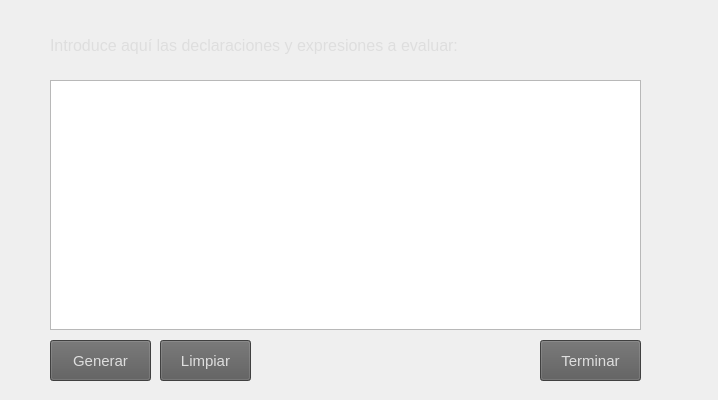
<?xml version="1.0" encoding="UTF-8"?>
<ui version="4.0">
 <class>generarArchivo</class>
 <widget class="QWidget" name="generarArchivo">
  <property name="geometry">
   <rect>
    <x>0</x>
    <y>0</y>
    <width>718</width>
    <height>400</height>
   </rect>
  </property>
  <property name="windowTitle">
   <string>Generar Archivo</string>
  </property>
  <widget class="QPlainTextEdit" name="textoAnalizado">
   <property name="geometry">
    <rect>
     <x>50</x>
     <y>80</y>
     <width>591</width>
     <height>250</height>
    </rect>
   </property>
   <property name="font">
    <font>
     <family>Segoe UI</family>
     <pointsize>13</pointsize>
    </font>
   </property>
   <property name="styleSheet">
    <string notr="true">color: rgb(214, 149, 66);</string>
   </property>
  </widget>
  <widget class="QPushButton" name="btnLimpiar">
   <property name="geometry">
    <rect>
     <x>160</x>
     <y>340</y>
     <width>91</width>
     <height>41</height>
    </rect>
   </property>
   <property name="font">
    <font>
     <family>Segoe UI</family>
     <pointsize>11</pointsize>
    </font>
   </property>
   <property name="cursor">
    <cursorShape>PointingHandCursor</cursorShape>
   </property>
   <property name="styleSheet">
    <string notr="true">color: #dedede; background-color: #5a5a5a;</string>
   </property>
   <property name="text">
    <string>Limpiar</string>
   </property>
  </widget>
  <widget class="QPushButton" name="btnCancelar">
   <property name="geometry">
    <rect>
     <x>540</x>
     <y>340</y>
     <width>101</width>
     <height>41</height>
    </rect>
   </property>
   <property name="font">
    <font>
     <family>Segoe UI</family>
     <pointsize>11</pointsize>
    </font>
   </property>
   <property name="cursor">
    <cursorShape>PointingHandCursor</cursorShape>
   </property>
   <property name="styleSheet">
    <string notr="true">color: #dedede; background-color: #5a5a5a;</string>
   </property>
   <property name="text">
    <string>Terminar</string>
   </property>
  </widget>
  <widget class="QPushButton" name="btnGenerar">
   <property name="geometry">
    <rect>
     <x>50</x>
     <y>340</y>
     <width>101</width>
     <height>41</height>
    </rect>
   </property>
   <property name="font">
    <font>
     <family>Segoe UI</family>
     <pointsize>11</pointsize>
    </font>
   </property>
   <property name="cursor">
    <cursorShape>PointingHandCursor</cursorShape>
   </property>
   <property name="styleSheet">
    <string notr="true">color: #dedede; background-color: #5a5a5a;</string>
   </property>
   <property name="text">
    <string>Generar</string>
   </property>
  </widget>
  <widget class="QLabel" name="labelIns">
   <property name="geometry">
    <rect>
     <x>50</x>
     <y>30</y>
     <width>651</width>
     <height>31</height>
    </rect>
   </property>
   <property name="font">
    <font>
     <family>Segoe UI</family>
     <pointsize>12</pointsize>
     <weight>50</weight>
     <bold>false</bold>
     <kerning>true</kerning>
    </font>
   </property>
   <property name="styleSheet">
    <string notr="true">color: #dedede;</string>
   </property>
   <property name="text">
    <string>Introduce aquí las declaraciones y expresiones a evaluar:</string>
   </property>
  </widget>
 </widget>
 <resources/>
 <connections/>
</ui>
